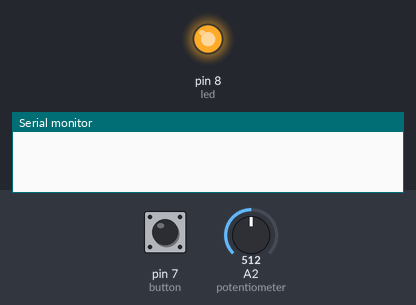
This sketch was run on a simulated Arduino Uno, built with avr-gcc and run on an emulated ATmega328P. Shown: output pins drawn as LEDs (lit = HIGH), the last lines printed to the serial monitor. The inputs (shaded band) are chosen by the test bench; at power-on: pin 7 (button) HIGH, A2 (potentiometer) = 512.

Above: at 1.2 s.
1.3 s: pin 7 (button) pulled LOW for 0.15 s
At 1.39 s:
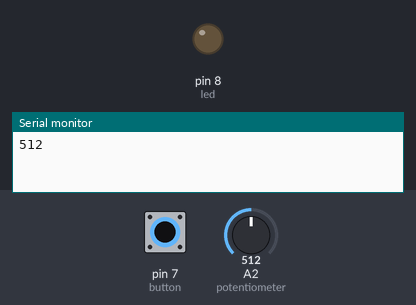
2.9 s: pin 7 (button) pulled LOW for 3.2 s
At 6.9 s:
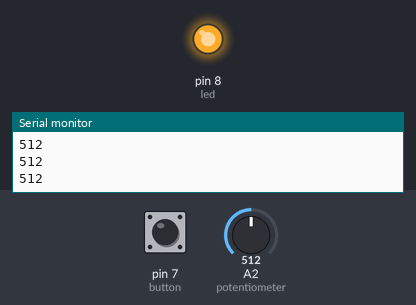
Timing chart, 0 to 8.4 s (numbered marks = the images above; inputs shaded):
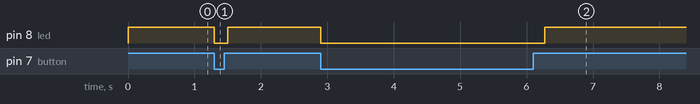

The sketch:

sketch_nov9a_latihanp11.ino
```cpp
int led = 8;
int potentiometer = A2;
int button = 7;

void setup()
{
  Serial.begin(9600);
  pinMode (button, INPUT_PULLUP);
  pinMode (led, OUTPUT);
}

void loop()
{
  int poten = analogRead(potentiometer);
  int buttonState = digitalRead(button);
  if (buttonState == 0)
  {
    digitalWrite(led, LOW);
    Serial.println(poten);
    delay (198);

  }
  else if (buttonState == 1)
  {
    digitalWrite (led, HIGH);

  }

}
```

Measured:
- after the input at 1.3 s, pin 8 (led): HIGH → LOW at once, → HIGH 0.20 s later
- after the input at 2.9 s, pin 8 (led): HIGH → LOW at once, → HIGH 3.4 s later
